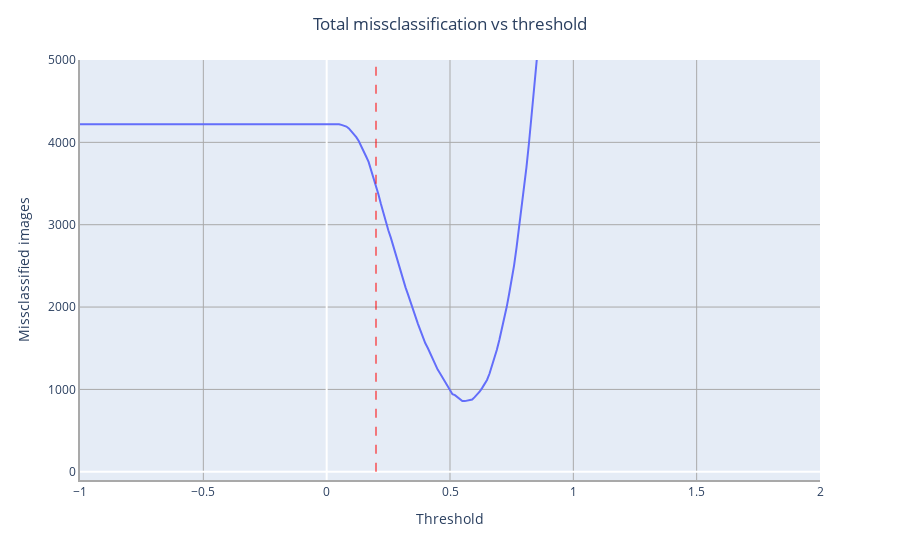

Here is the notebook cell this chart was saved with:
### Code cell
import plotly.express as px

# create the line plot
fig = px.line(x=my_list, y=final)

# set the x-axis range to -1 to 1 and y-axis range to -100 to 2500
fig.update_xaxes(range=[-1, 2])
fig.update_yaxes(range=[-100, 5000])

# add a vertical line at x=0.2
fig.add_shape(type='line', x0=0.2, x1=0.2,
              y0=0, y1=max(final),
              line=dict(color='red', width=1, dash='dash'),
              name='Minimum Number of Misclassification')

fig.update_layout(
    title={
        'text': 'Total missclassification vs threshold',
        'x': 0.5,
        'xanchor': 'center'
    },
    xaxis_title='Threshold',
    yaxis_title='Missclassified images',
    xaxis=dict(showgrid=True, gridwidth=1, gridcolor='DarkGray', linecolor='DarkGray', linewidth=2),
    yaxis=dict(showgrid=True, gridwidth=1, gridcolor='DarkGray', linecolor='DarkGray', linewidth=2),
    showlegend=True
)
# display the plot
fig.show()

### Figure 1 — Plotly figure (JSON) as saved in the notebook; plotly's stock layout.template omitted (floating-point values rounded to 4 significant figures; data arrays with more than 128 entries replaced by an {"elided": "..."} marker saying what was removed)
{"data": [{"hovertemplate": "x=%{x}<br>y=%{y}<extra></extra>", "legendgroup": "", "line": {"color": "#636efa", "dash": "solid"}, "marker": {"symbol": "circle"}, "mode": "lines", "name": "", "orientation": "v", "showlegend": false, "type": "scatter", "x": {"elided": "601 float values"}, "xaxis": "x", "y": {"elided": "601 int values"}, "yaxis": "y"}], "layout": {"legend": {"tracegroupgap": 0}, "margin": {"t": 60}, "shapes": [{"line": {"color": "red", "dash": "dash", "width": 1}, "name": "Minimum Number of Misclassification", "type": "line", "x0": 0.2, "x1": 0.2, "y0": 0, "y1": 47027}], "showlegend": true, "title": {"text": "Total missclassification vs threshold", "x": 0.5, "xanchor": "center"}, "xaxis": {"anchor": "y", "domain": [0, 1], "gridcolor": "DarkGray", "gridwidth": 1, "linecolor": "DarkGray", "linewidth": 2, "range": [-1, 2], "showgrid": true, "title": {"text": "Threshold"}}, "yaxis": {"anchor": "x", "domain": [0, 1], "gridcolor": "DarkGray", "gridwidth": 1, "linecolor": "DarkGray", "linewidth": 2, "range": [-100, 5000], "showgrid": true, "title": {"text": "Missclassified images"}}}}
